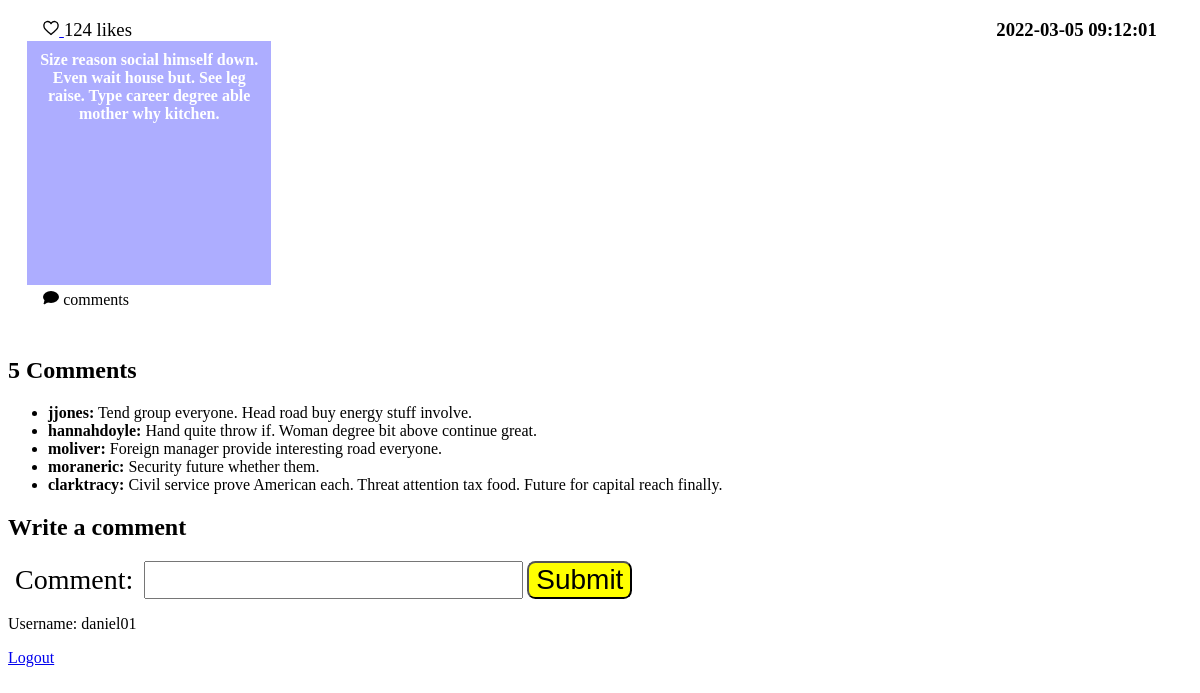
The app's page /view_comments/17 (signed in) with its own data.
### tables this page shows
CREATE TABLE posts
(
    id INTEGER PRIMARY KEY AUTOINCREMENT,
    author TEXT NOT NULL,
    message TEXT NOT NULL,
    background TEXT NOT NULL,
    submission_time TEXT NOT NULL
);

CREATE TABLE comments
(
    id INTEGER PRIMARY KEY AUTOINCREMENT,
    post_id INTEGER NOT NULL,
    author TEXT NOT NULL,
    content TEXT NOT NULL,
    submission_time TEXT NOT NULL
);

### app.py (the view)
@app.route("/view_comments/<int:post_id>", methods=["GET", "POST"])
@login_required
def view_comments(post_id):
    form = CommentForm()
    db = get_db()
    post = db.execute("""SELECT id, message, background, submission_time FROM posts WHERE id = ?;""",
                      (post_id,)).fetchone()
    is_liked = db.execute("""SELECT * FROM likes
                WHERE post_id = ? AND liker = ?""", (post["id"], session["username"])).fetchone() is not None
    if form.validate_on_submit():
        comment = form.comment.data
        db.execute("""INSERT INTO comments (post_id, author, content, submission_time) VALUES
                    (?, ?, ?, ?);""", (post["id"], session["username"], comment, current_datetime_sql_format()))
        db.commit()
    comments = db.execute("""SELECT author, content
        FROM comments
        WHERE post_id = ?;""", (post_id,)).fetchall()
    likes = db.execute("SELECT COUNT(*) AS 'likes' FROM likes WHERE post_id = ?;", (post["id"],)).fetchone()["likes"]
    return render_template("view_comments.html", post=post, is_liked=is_liked,
                           comments=comments, likes=likes, form=form)

### forms.py
class CommentForm(FlaskForm):
    comment = StringField("Comment:",
                          validators=[InputRequired(), Length(max=150)])
    submit = SubmitField()

### app.py (called while the page is built)
@app.before_request
def load_logged_in_user():
    g.user = session.get("username", None)

def login_required(view):
    @wraps(view)
    def wrapped_view(**kwargs):
        if g.user is None:
            return redirect(url_for("login", next=request.url))
        return view(**kwargs)
    return wrapped_view

### database.py (called while the page is built)
def get_db():
    if "db" not in g:
        g.db = sqlite3.connect(DATABASE,
            detect_types=sqlite3.PARSE_DECLTYPES
        )
        g.db.row_factory = sqlite3.Row
    return g.db

### templates/view_comments.html (shortened to what this page needs)
{% extends "base.html" %}
{% import 'macros.html' as macros %}
{% block stylesheets %}
    {{ macros.multiple_stylesheets(['root.css', 'home.css']) }}
{% endblock %}
{% block main_content %}
    <section class="post">
        <h3>{{ post.submission_time }}</h3>
        <p id="likes-and-submission-time">
            {% if is_liked %}
                <a href="{{ url_for('unlike_post', post_id=post.id) }}">{{ macros.heart('#ff0000') }}</a>
            {% else %}
                <a href="{{ url_for('like_post', post_id=post.id) }}">{{ macros.heart('#ffffff') }}</a>
            {%  endif %}
            {{ likes }} likes
        </p>
        <div style="background:{{ post.background }};">
            {{ post.message }}
        </div>
        <p id="comments">
            <a href="{{ url_for('view_comments', post_id=post['id']) }}">
                {{ macros.speech_bubble() }} {{ post.num_comments }} comments
            </a>
        </p>
    </section>
    <section>
        <h2>
            {{ comments|length }} Comments
        </h2>
        <ul>
            {% for comment in comments %}
                <li>
                    <strong>{{ comment.author }}:</strong> {{ comment.content }}
                </li>
            {% endfor %}
        </ul>
    </section>
    <section>
        <h2>Write a comment</h2>
        <form action="" method="POST" novalidate>
            {{ macros.label_field_errors(form.comment) }}
            {{ form.submit() }}
        </form>
    </section>
{% endblock %}

### templates/base.html (shortened to what this page needs)
{% import 'macros.html' as macros %}
<!DOCTYPE html>
<html lang="en">
    <head>
        {% block stylesheets %}
        {% endblock %}
    </head>
    <body>
        <main>
            {% block main_content %}
            {% endblock %}
        </main>
        <footer>
            {% if g.user %}
                <p>Username: {{ g.user }}</p>
                <p><a href="{{ url_for('logout') }}">Logout</a></p>
            {% else %}
                <p><a href="{{ url_for('login') }}">Login</a></p>
                <p><a href="{{ url_for('register') }}">Register</a></p>
            {% endif %}
        </footer>
    </body>
</html>

### templates/macros.html (shortened to what this page needs)
{% macro multiple_stylesheets(file_names) %}
    {% for file_name in file_names %}
        <link rel="stylesheet" href="{{ url_for('static', filename='styles/' + file_name) }}" />
    {% endfor %}
{% endmacro %}
{% macro label_field_errors(field) %}
    {{ field.label }}
    {{ field() }}
{% endmacro %}
{% macro heart(color) %}
    <svg version="1.0" xmlns="http://www.w3.org/2000/svg" width="300" height="300" viewBox="0 0 300.000000 300.000000" preserveAspectRatio="xMidYMid " class="svg" style="width: 16px; height: 16px;">
        <g transform="translate(0.000000,300.000000) scale(0.100000,-0.100000)" fill="{{ color }}" stroke="#000000">
        <path d="M700 2699 c-282 -64 -479 -276 -521 -559 -12 -88 -7 -261 12 -380 10
        -63 45 -185 59 -205 4 -5 13 -26 20 -45 57 -145 258 -366 599 -660 93 -79 245
        -213 325 -284 38 -33 74 -65 80 -71 6 -5 60 -54 119 -108 l107 -99 107 99 c59
        54 113 103 119 108 6 6 42 38 80 71 80 71 232 205 325 284 341 294 542 515
        599 660 7 19 16 40 20 45 14 20 49 142 59 205 19 119 24 292 12 380 -43 289
        -243 499 -532 560 -162 34 -299 16 -456 -62 -98 -48 -237 -171 -293 -258 -18
        -28 -36 -50 -40 -50 -4 0 -22 22 -40 50 -17 27 -71 87 -119 132 -180 171 -412
        239 -641 187z" id="node1" class="node" stroke-width="250"></path>
        </g>
        <g transform="translate(0.000000,300.000000) scale(0.100000,-0.100000)" fill="#FFFFFF" stroke="none">
        </g>
    </svg>
{% endmacro %}
{% macro speech_bubble() %}
    <svg version="1.0" xmlns="http://www.w3.org/2000/svg" width="16" height="16" style="width:16px; height:16px;">
        <ellipse cx="8" cy="8" rx="7" ry="5"
            style="fill:black;stroke:black;stroke-width:2"></ellipse>
        <polygon points="1,15 3,8 14,8" style="fill:black;stroke:black;stroke-width:1"></polygon>
    </svg>
{% endmacro %}

### static/styles/root.css (style rules this page uses)
:root { font-size: 16px; }

### static/styles/home.css (style rules this page uses)
.post { display: grid; grid-template-areas: "likes date" "post post" "comments comments"; margin: 1.2em; }
.post > h3 { grid-area: date; margin: 0; padding-right: 1rem; text-align: right; }
#likes-and-submission-time { grid-area: likes; font-size: 1.17em; margin: 0; padding-left: 1rem; text-align: left; }
.post > div { grid-area: post; width: 14rem; height: 14rem; display: table-cell; padding: 10px; vertical-align: middle; text-align: center; font-weight: bold; color: white; }
#comments { grid-area: comments; min-height: 2rem; padding-left: 1rem; padding-top: 0.25rem; margin-top: 0; }
#comments a { color: black; text-decoration: none; }
form * { font-size: 1.75rem; padding-left: 0.25em; padding-right: 0.25em; }
form > input[type=submit] { background: yellow; border-radius: 0.3em; }

### records on screen
posts: submission_time "2022-03-05 09:12:01", message "Size reason social himself down. Even wait house but. See leg raise. Type career degree able mother why kitchen."
comments: author "jjones", content "Tend group everyone. Head road buy energy stuff involve."
comments: author "hannahdoyle", content "Hand quite throw if. Woman degree bit above continue great."
comments: author "moliver", content "Foreign manager provide interesting road everyone."
comments: author "moraneric", content "Security future whether them."
comments: author "clarktracy", content "Civil service prove American each. Threat attention tax food. Future for capital reach finally."

### other values on screen
{{ likes }} "124"
{{ comments|length }} "5"
{{ field.label }} "Comment:"
{{ g.user }} "daniel01"
